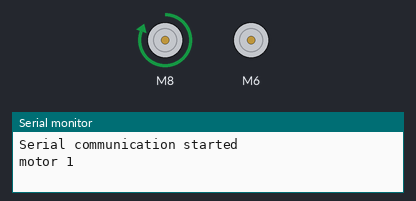
Bench run of a sketch on a simulated ESP32. On the bench: 2 × DC motor (green arrow = forward, orange = backward, longer = faster), the last lines printed to the serial monitor.

Above: at 0.5 s.
At 3.5 s:
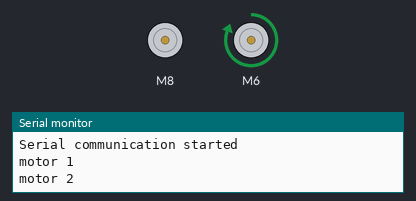
At 7.5 s:
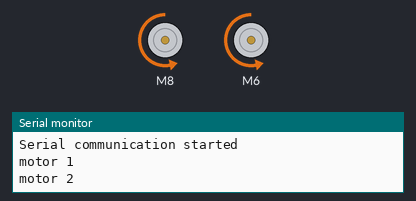
At 14.5 s:
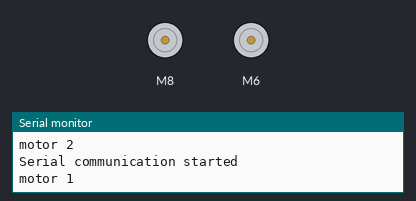
Timing chart, 0 to 15.6 s (numbered marks = the images above):
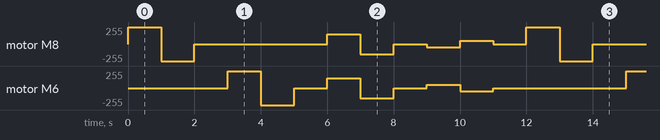

The sketch:

ESP32_Motor.ino
```cpp
/******************************************************************************
TestRun.ino
TB6612FNG H-Bridge Motor Driver Example code
Michelle @ SparkFun Electronics
8/20/16
https://github.com/sparkfun/SparkFun_TB6612FNG_Arduino_Library

Uses 2 motors to show examples of the functions in the library.  This causes
a robot to do a little 'jig'.  Each movement has an equal and opposite movement
so assuming your motors are balanced the bot should end up at the same place it
started.

Resources:
TB6612 SparkFun Library

Development environment specifics:
Developed on Arduino 1.6.4
Developed with ROB-9457
******************************************************************************/

// This is the library for the TB6612 that contains the class Motor and all the
// functions
#include <SparkFun_TB6612.h>

// Pins for all inputs, keep in mind the PWM defines must be on PWM pins
// the default pins listed are the ones used on the Redbot (ROB-12097) with
// the exception of STBY which the Redbot controls with a physical switch
#define AIN1 8
#define BIN1 6
#define AIN2 18
#define BIN2 5
#define PWMA 17
#define PWMB 4
#define STBY 7

// these constants are used to allow you to make your motor configuration
// line up with function names like forward.  Value can be 1 or -1
const int offsetA = 1;
const int offsetB = 1;

// Initializing motors.  The library will allow you to initialize as many
// motors as you have memory for.  If you are using functions like forward
// that take 2 motors as arguements you can either write new functions or
// call the function more than once.

Motor motor1 = Motor(AIN1, AIN2, PWMA, offsetA, STBY);
Motor motor2 = Motor(BIN1, BIN2, PWMB, offsetB, STBY);

void setup() {
  //Nothing here
    Serial.begin(9600);

}


void loop() {
  //Use of the drive function which takes as arguements the speed
  //and optional duration.  A negative speed will cause it to go
  //backwards.  Speed can be from -255 to 255.  Also use of the
  //brake function which takes no arguements.
    Serial.println("Serial communication started");

  Serial.println("motor 1");
  motor1.drive(255, 1000);
  motor1.drive(-255, 1000);
  motor1.brake();
  delay(1000);

  //Use of the drive function which takes as arguements the speed
  //and optional duration.  A negative speed will cause it to go
  //backwards.  Speed can be from -255 to 255.  Also use of the
  //brake function which takes no arguements.
  Serial.println("motor 2");
  motor2.drive(255, 1000);
  motor2.drive(-255, 1000);
  motor2.brake();
  delay(1000);

  //Use of the forward function, which takes as arguements two motors
  //and optionally a speed.  If a negative number is used for speed
  //it will go backwards
  forward(motor1, motor2, 150);
  delay(1000);

  //Use of the back function, which takes as arguments two motors
  //and optionally a speed.  Either a positive number or a negative
  //number for speed will cause it to go backwards
  back(motor1, motor2, -150);
  delay(1000);

  //Use of the brake function which takes as arguments two motors.
  //Note that functions do not stop motors on their own.
  brake(motor1, motor2);
  delay(1000);

  //Use of the left and right functions which take as arguements two
  //motors and a speed.  This function turns both motors to move in
  //the appropriate direction.  For turning a single motor use drive.
  left(motor1, motor2, 100);
  delay(1000);
  right(motor1, motor2, 100);
  delay(1000);

  //Use of brake again.
  brake(motor1, motor2);
  delay(1000);
}
```

Measured:
- by itself, motor M8: repeats every 12.0 s: backward 255/255 1.0 s, stopped 4.0 s, forward 150/255 1.0 s, backward 150/255 1.0 s, stopped 1.0 s, backward 50/255 1.0 s, forward 50/255 1.0 s, stopped 1.0 s, forward 255/255 1.0 s
- by itself, motor M6: repeats every 12.0 s: backward 255/255 1.0 s, stopped 1.0 s, forward 150/255 1.0 s, backward 150/255 1.0 s, stopped 1.0 s, forward 50/255 1.0 s, backward 50/255 1.0 s, stopped 4.0 s, forward 255/255 1.0 s
